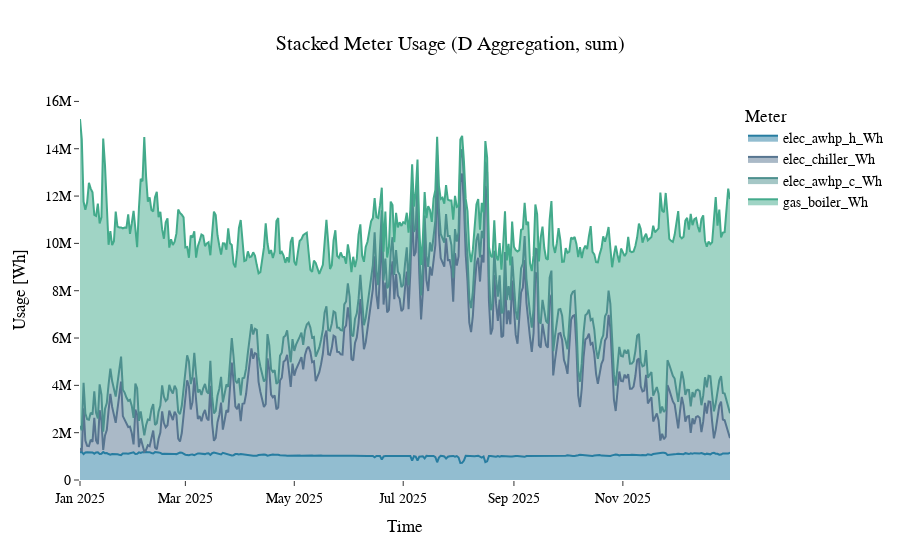

Notebook code cell kept with this figure:
### Code cell
from src.visuals import plot_meter_timeseries

df = source_energy.copy()

metadata_cols = ['scenario_id']
elec_cols = ['elec_hr_Wh',"elec_awhp_h_Wh","elec_chiller_Wh", 'elec_awhp_c_Wh', 'elec_res_Wh']
gas_cols = ['gas_boiler_Wh']

df = df[metadata_cols + elec_cols + gas_cols]

year = 2025
scenario_id = "baseline_01"

plot_meter_timeseries(df, year=year, scenario_id=scenario_id, stacked=True, include_gas=True)

### Figure 1 — Plotly figure (JSON) as saved in the notebook; plotly's stock layout.template omitted (floating-point values rounded to 4 significant figures; data arrays with more than 128 entries replaced by an {"elided": "..."} marker saying what was removed)
{"data": [{"fillpattern": {"shape": ""}, "hovertemplate": "Meter=elec_awhp_h_Wh<br>timestamp=%{x}<br>Usage=%{y}<extra></extra>", "legendgroup": "elec_awhp_h_Wh", "line": {"color": "#277da1"}, "marker": {"symbol": "circle"}, "mode": "lines", "name": "elec_awhp_h_Wh", "orientation": "v", "showlegend": true, "stackgroup": "one", "type": "scatter", "x": {"elided": "365 str values"}, "xaxis": "x", "y": {"elided": "365 float values"}, "yaxis": "y"}, {"fillpattern": {"shape": ""}, "hovertemplate": "Meter=elec_chiller_Wh<br>timestamp=%{x}<br>Usage=%{y}<extra></extra>", "legendgroup": "elec_chiller_Wh", "line": {"color": "#577590"}, "marker": {"symbol": "circle"}, "mode": "lines", "name": "elec_chiller_Wh", "orientation": "v", "showlegend": true, "stackgroup": "one", "type": "scatter", "x": {"elided": "365 str values"}, "xaxis": "x", "y": {"elided": "365 float values"}, "yaxis": "y"}, {"fillpattern": {"shape": ""}, "hovertemplate": "Meter=elec_awhp_c_Wh<br>timestamp=%{x}<br>Usage=%{y}<extra></extra>", "legendgroup": "elec_awhp_c_Wh", "line": {"color": "#4d908e"}, "marker": {"symbol": "circle"}, "mode": "lines", "name": "elec_awhp_c_Wh", "orientation": "v", "showlegend": true, "stackgroup": "one", "type": "scatter", "x": {"elided": "365 str values"}, "xaxis": "x", "y": {"elided": "365 float values"}, "yaxis": "y"}, {"fillpattern": {"shape": ""}, "hovertemplate": "Meter=gas_boiler_Wh<br>timestamp=%{x}<br>Usage=%{y}<extra></extra>", "legendgroup": "gas_boiler_Wh", "line": {"color": "#43aa8b"}, "marker": {"symbol": "circle"}, "mode": "lines", "name": "gas_boiler_Wh", "orientation": "v", "showlegend": true, "stackgroup": "one", "type": "scatter", "x": {"elided": "365 str values"}, "xaxis": "x", "y": {"elided": "365 float values"}, "yaxis": "y"}], "layout": {"legend": {"title": {"text": "Meter"}, "tracegroupgap": 0}, "title": {"text": "Stacked Meter Usage (D Aggregation, sum)"}, "xaxis": {"anchor": "y", "domain": [0, 1], "title": {"text": "Time"}}, "yaxis": {"anchor": "x", "domain": [0, 1], "title": {"text": "Usage [Wh]"}}}}
